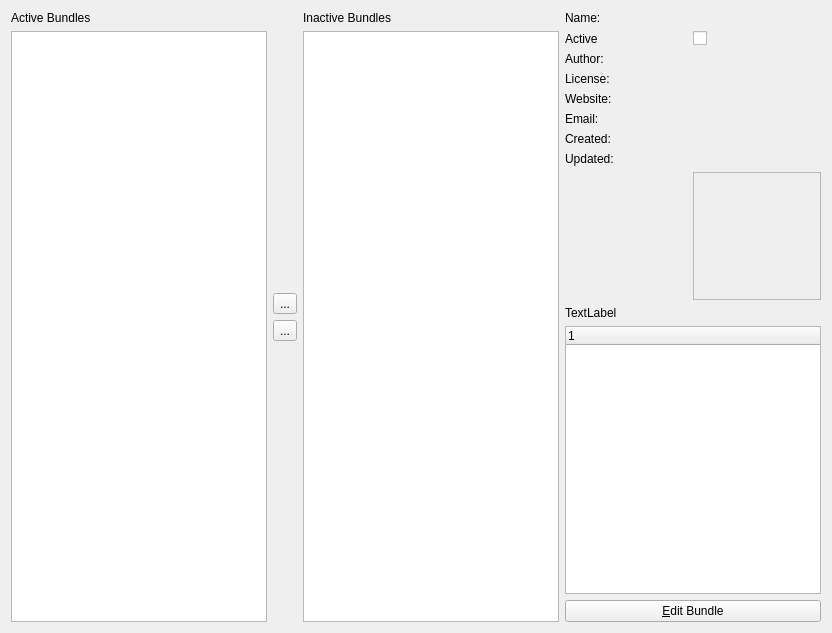
<?xml version="1.0" encoding="UTF-8"?>
<ui version="4.0">
 <class>WdgDlgBundleManager</class>
 <widget class="QWidget" name="WdgDlgBundleManager">
  <property name="geometry">
   <rect>
    <x>0</x>
    <y>0</y>
    <width>831</width>
    <height>633</height>
   </rect>
  </property>
  <layout class="QHBoxLayout" name="horizontalLayout_2">
   <item>
    <layout class="QHBoxLayout" name="horizontalLayout">
     <item>
      <layout class="QVBoxLayout" name="verticalLayout_2">
       <item>
        <widget class="QLabel" name="label">
         <property name="text">
          <string>Active Bundles</string>
         </property>
        </widget>
       </item>
       <item>
        <widget class="QListWidget" name="listActive">
         <property name="sizePolicy">
          <sizepolicy hsizetype="MinimumExpanding" vsizetype="Expanding">
           <horstretch>0</horstretch>
           <verstretch>0</verstretch>
          </sizepolicy>
         </property>
         <property name="selectionMode">
          <enum>QAbstractItemView::ExtendedSelection</enum>
         </property>
        </widget>
       </item>
      </layout>
     </item>
     <item>
      <layout class="QVBoxLayout" name="verticalLayout">
       <item>
        <spacer name="verticalSpacer_4">
         <property name="orientation">
          <enum>Qt::Vertical</enum>
         </property>
         <property name="sizeHint" stdset="0">
          <size>
           <width>20</width>
           <height>40</height>
          </size>
         </property>
        </spacer>
       </item>
       <item>
        <widget class="QToolButton" name="bnAdd">
         <property name="text">
          <string>...</string>
         </property>
        </widget>
       </item>
       <item>
        <widget class="QToolButton" name="bnRemove">
         <property name="text">
          <string>...</string>
         </property>
        </widget>
       </item>
       <item>
        <spacer name="verticalSpacer_3">
         <property name="orientation">
          <enum>Qt::Vertical</enum>
         </property>
         <property name="sizeHint" stdset="0">
          <size>
           <width>20</width>
           <height>40</height>
          </size>
         </property>
        </spacer>
       </item>
      </layout>
     </item>
     <item>
      <layout class="QVBoxLayout" name="verticalLayout_3">
       <item>
        <widget class="QLabel" name="label_2">
         <property name="text">
          <string>Inactive Bundles</string>
         </property>
        </widget>
       </item>
       <item>
        <widget class="QListWidget" name="listInactive">
         <property name="sizePolicy">
          <sizepolicy hsizetype="MinimumExpanding" vsizetype="Expanding">
           <horstretch>0</horstretch>
           <verstretch>0</verstretch>
          </sizepolicy>
         </property>
         <property name="selectionMode">
          <enum>QAbstractItemView::ExtendedSelection</enum>
         </property>
        </widget>
       </item>
      </layout>
     </item>
    </layout>
   </item>
   <item>
    <layout class="QVBoxLayout" name="verticalLayout_5">
     <item>
      <layout class="QGridLayout" name="gridLayout">
       <item row="5" column="1">
        <widget class="QLabel" name="lblEmail">
         <property name="text">
          <string/>
         </property>
        </widget>
       </item>
       <item row="5" column="0">
        <widget class="QLabel" name="label_8">
         <property name="text">
          <string>Email:</string>
         </property>
        </widget>
       </item>
       <item row="2" column="1">
        <widget class="QLabel" name="lblAuthor">
         <property name="text">
          <string/>
         </property>
        </widget>
       </item>
       <item row="1" column="1">
        <widget class="QCheckBox" name="chkActive">
         <property name="text">
          <string/>
         </property>
        </widget>
       </item>
       <item row="3" column="0">
        <widget class="QLabel" name="label_4">
         <property name="text">
          <string>License:</string>
         </property>
        </widget>
       </item>
       <item row="8" column="1">
        <widget class="QLabel" name="lblPreview">
         <property name="sizePolicy">
          <sizepolicy hsizetype="Fixed" vsizetype="Fixed">
           <horstretch>0</horstretch>
           <verstretch>0</verstretch>
          </sizepolicy>
         </property>
         <property name="minimumSize">
          <size>
           <width>128</width>
           <height>128</height>
          </size>
         </property>
         <property name="sizeIncrement">
          <size>
           <width>128</width>
           <height>128</height>
          </size>
         </property>
         <property name="frameShape">
          <enum>QFrame::StyledPanel</enum>
         </property>
         <property name="frameShadow">
          <enum>QFrame::Sunken</enum>
         </property>
         <property name="text">
          <string/>
         </property>
        </widget>
       </item>
       <item row="0" column="1">
        <widget class="QLabel" name="lblName">
         <property name="text">
          <string/>
         </property>
        </widget>
       </item>
       <item row="7" column="1">
        <widget class="QLabel" name="lblUpdated">
         <property name="text">
          <string/>
         </property>
        </widget>
       </item>
       <item row="6" column="1">
        <widget class="QLabel" name="lblCreated">
         <property name="text">
          <string/>
         </property>
        </widget>
       </item>
       <item row="4" column="0">
        <widget class="QLabel" name="label_5">
         <property name="text">
          <string>Website:</string>
         </property>
        </widget>
       </item>
       <item row="6" column="0">
        <widget class="QLabel" name="label_6">
         <property name="text">
          <string>Created:</string>
         </property>
        </widget>
       </item>
       <item row="7" column="0">
        <widget class="QLabel" name="label_7">
         <property name="text">
          <string>Updated:</string>
         </property>
        </widget>
       </item>
       <item row="1" column="0">
        <widget class="QLabel" name="label_17">
         <property name="text">
          <string>Active</string>
         </property>
        </widget>
       </item>
       <item row="4" column="1">
        <widget class="QLabel" name="lblWebsite">
         <property name="text">
          <string/>
         </property>
        </widget>
       </item>
       <item row="0" column="0">
        <widget class="QLabel" name="label_15">
         <property name="text">
          <string>Name:</string>
         </property>
        </widget>
       </item>
       <item row="3" column="1">
        <widget class="QLabel" name="lblLicense">
         <property name="text">
          <string/>
         </property>
        </widget>
       </item>
       <item row="2" column="0">
        <widget class="QLabel" name="label_3">
         <property name="text">
          <string>Author:</string>
         </property>
         <property name="scaledContents">
          <bool>false</bool>
         </property>
         <property name="alignment">
          <set>Qt::AlignLeading|Qt::AlignLeft|Qt::AlignVCenter</set>
         </property>
        </widget>
       </item>
      </layout>
     </item>
     <item>
      <layout class="QVBoxLayout" name="verticalLayout_4">
       <item>
        <widget class="QLabel" name="lblDescription">
         <property name="text">
          <string>TextLabel</string>
         </property>
         <property name="textFormat">
          <enum>Qt::AutoText</enum>
         </property>
         <property name="alignment">
          <set>Qt::AlignLeading|Qt::AlignLeft|Qt::AlignTop</set>
         </property>
         <property name="wordWrap">
          <bool>true</bool>
         </property>
        </widget>
       </item>
       <item>
        <widget class="QTreeWidget" name="listBundleContents">
         <property name="sizePolicy">
          <sizepolicy hsizetype="MinimumExpanding" vsizetype="Expanding">
           <horstretch>0</horstretch>
           <verstretch>0</verstretch>
          </sizepolicy>
         </property>
         <column>
          <property name="text">
           <string notr="true">1</string>
          </property>
         </column>
        </widget>
       </item>
       <item>
        <widget class="QPushButton" name="bnEditBundle">
         <property name="text">
          <string>&amp;Edit Bundle</string>
         </property>
        </widget>
       </item>
      </layout>
     </item>
    </layout>
   </item>
  </layout>
  <zorder></zorder>
 </widget>
 <resources/>
 <connections/>
</ui>
